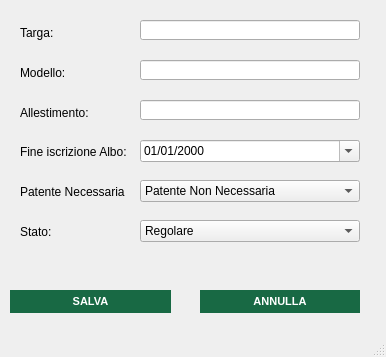
<?xml version="1.0" encoding="UTF-8"?>
<ui version="4.0">
 <class>modificamezzo_window</class>
 <widget class="QMainWindow" name="modificamezzo_window">
  <property name="geometry">
   <rect>
    <x>0</x>
    <y>0</y>
    <width>386</width>
    <height>357</height>
   </rect>
  </property>
  <property name="windowTitle">
   <string>Modifica Mezzo</string>
  </property>
  <property name="windowIcon">
   <iconset resource="xz.qrc">
    <normaloff>:/images/images/AnconAmbiente_Logo.png</normaloff>:/images/images/AnconAmbiente_Logo.png</iconset>
  </property>
  <widget class="QWidget" name="modificamezzo_widget">
   <widget class="QLabel" name="label_7">
    <property name="geometry">
     <rect>
      <x>20</x>
      <y>145</y>
      <width>120</width>
      <height>13</height>
     </rect>
    </property>
    <property name="text">
     <string>Fine iscrizione Albo:</string>
    </property>
   </widget>
   <widget class="QLabel" name="label_9">
    <property name="geometry">
     <rect>
      <x>20</x>
      <y>25</y>
      <width>47</width>
      <height>16</height>
     </rect>
    </property>
    <property name="text">
     <string>Targa:</string>
    </property>
   </widget>
   <widget class="QPushButton" name="annulla_button">
    <property name="geometry">
     <rect>
      <x>200</x>
      <y>290</y>
      <width>160</width>
      <height>23</height>
     </rect>
    </property>
    <property name="styleSheet">
     <string notr="true">QPushButton{
background-color:rgb(24, 105, 68);
color: white;
border-style: outset;
font:  bold 11px


}

QPushButton:hover{
background-color:rgb(170, 203, 108);
color: white;
border-style: outset;
font:  bold 11px
}</string>
    </property>
    <property name="text">
     <string>ANNULLA</string>
    </property>
   </widget>
   <widget class="QLineEdit" name="targa_field">
    <property name="geometry">
     <rect>
      <x>140</x>
      <y>20</y>
      <width>220</width>
      <height>20</height>
     </rect>
    </property>
   </widget>
   <widget class="QComboBox" name="patente_combo">
    <property name="geometry">
     <rect>
      <x>140</x>
      <y>180</y>
      <width>220</width>
      <height>22</height>
     </rect>
    </property>
    <item>
     <property name="text">
      <string>Patente Non Necessaria</string>
     </property>
    </item>
    <item>
     <property name="text">
      <string>A</string>
     </property>
    </item>
    <item>
     <property name="text">
      <string>B</string>
     </property>
    </item>
    <item>
     <property name="text">
      <string>C</string>
     </property>
    </item>
    <item>
     <property name="text">
      <string>D</string>
     </property>
    </item>
    <item>
     <property name="text">
      <string>E</string>
     </property>
    </item>
   </widget>
   <widget class="QLineEdit" name="modello_field">
    <property name="geometry">
     <rect>
      <x>140</x>
      <y>60</y>
      <width>220</width>
      <height>20</height>
     </rect>
    </property>
   </widget>
   <widget class="QLabel" name="label_10">
    <property name="geometry">
     <rect>
      <x>20</x>
      <y>65</y>
      <width>51</width>
      <height>16</height>
     </rect>
    </property>
    <property name="text">
     <string>Modello:</string>
    </property>
   </widget>
   <widget class="QLabel" name="label_8">
    <property name="geometry">
     <rect>
      <x>20</x>
      <y>105</y>
      <width>91</width>
      <height>16</height>
     </rect>
    </property>
    <property name="text">
     <string>Allestimento:</string>
    </property>
   </widget>
   <widget class="QDateEdit" name="iscrizione_datepicker">
    <property name="geometry">
     <rect>
      <x>140</x>
      <y>140</y>
      <width>220</width>
      <height>22</height>
     </rect>
    </property>
    <property name="displayFormat">
     <string>MM/dd/yyyy</string>
    </property>
    <property name="calendarPopup">
     <bool>true</bool>
    </property>
   </widget>
   <widget class="QPushButton" name="salva_button">
    <property name="geometry">
     <rect>
      <x>10</x>
      <y>290</y>
      <width>161</width>
      <height>23</height>
     </rect>
    </property>
    <property name="styleSheet">
     <string notr="true">QPushButton{
background-color:rgb(24, 105, 68);
color: white;
border-style: outset;
font:  bold 11px


}

QPushButton:hover{
background-color:rgb(170, 203, 108);
color: white;
border-style: outset;
font:  bold 11px
}</string>
    </property>
    <property name="text">
     <string>SALVA</string>
    </property>
   </widget>
   <widget class="QLineEdit" name="allestimento_field">
    <property name="geometry">
     <rect>
      <x>140</x>
      <y>100</y>
      <width>220</width>
      <height>20</height>
     </rect>
    </property>
   </widget>
   <widget class="QLabel" name="label_11">
    <property name="geometry">
     <rect>
      <x>20</x>
      <y>185</y>
      <width>120</width>
      <height>13</height>
     </rect>
    </property>
    <property name="text">
     <string>Patente Necessaria</string>
    </property>
   </widget>
   <widget class="QLabel" name="label">
    <property name="geometry">
     <rect>
      <x>20</x>
      <y>225</y>
      <width>47</width>
      <height>13</height>
     </rect>
    </property>
    <property name="text">
     <string>Stato:</string>
    </property>
   </widget>
   <widget class="QComboBox" name="stato_combo">
    <property name="geometry">
     <rect>
      <x>140</x>
      <y>220</y>
      <width>220</width>
      <height>22</height>
     </rect>
    </property>
    <item>
     <property name="text">
      <string>Regolare</string>
     </property>
    </item>
    <item>
     <property name="text">
      <string>Manutenzione</string>
     </property>
    </item>
   </widget>
   <widget class="QLabel" name="targa_error">
    <property name="geometry">
     <rect>
      <x>140</x>
      <y>0</y>
      <width>235</width>
      <height>17</height>
     </rect>
    </property>
    <property name="palette">
     <palette>
      <active>
       <colorrole role="WindowText">
        <brush brushstyle="SolidPattern">
         <color alpha="255">
          <red>255</red>
          <green>0</green>
          <blue>0</blue>
         </color>
        </brush>
       </colorrole>
       <colorrole role="Text">
        <brush brushstyle="SolidPattern">
         <color alpha="255">
          <red>255</red>
          <green>0</green>
          <blue>0</blue>
         </color>
        </brush>
       </colorrole>
       <colorrole role="PlaceholderText">
        <brush brushstyle="SolidPattern">
         <color alpha="128">
          <red>255</red>
          <green>0</green>
          <blue>0</blue>
         </color>
        </brush>
       </colorrole>
      </active>
      <inactive>
       <colorrole role="WindowText">
        <brush brushstyle="SolidPattern">
         <color alpha="255">
          <red>255</red>
          <green>0</green>
          <blue>0</blue>
         </color>
        </brush>
       </colorrole>
       <colorrole role="Text">
        <brush brushstyle="SolidPattern">
         <color alpha="255">
          <red>255</red>
          <green>0</green>
          <blue>0</blue>
         </color>
        </brush>
       </colorrole>
       <colorrole role="PlaceholderText">
        <brush brushstyle="SolidPattern">
         <color alpha="128">
          <red>255</red>
          <green>0</green>
          <blue>0</blue>
         </color>
        </brush>
       </colorrole>
      </inactive>
      <disabled>
       <colorrole role="WindowText">
        <brush brushstyle="SolidPattern">
         <color alpha="255">
          <red>190</red>
          <green>190</green>
          <blue>190</blue>
         </color>
        </brush>
       </colorrole>
       <colorrole role="Text">
        <brush brushstyle="SolidPattern">
         <color alpha="255">
          <red>190</red>
          <green>190</green>
          <blue>190</blue>
         </color>
        </brush>
       </colorrole>
       <colorrole role="PlaceholderText">
        <brush brushstyle="SolidPattern">
         <color alpha="128">
          <red>0</red>
          <green>0</green>
          <blue>0</blue>
         </color>
        </brush>
       </colorrole>
      </disabled>
     </palette>
    </property>
    <property name="text">
     <string/>
    </property>
   </widget>
   <widget class="QLabel" name="modello_error">
    <property name="geometry">
     <rect>
      <x>140</x>
      <y>40</y>
      <width>235</width>
      <height>17</height>
     </rect>
    </property>
    <property name="palette">
     <palette>
      <active>
       <colorrole role="WindowText">
        <brush brushstyle="SolidPattern">
         <color alpha="255">
          <red>255</red>
          <green>0</green>
          <blue>0</blue>
         </color>
        </brush>
       </colorrole>
       <colorrole role="Text">
        <brush brushstyle="SolidPattern">
         <color alpha="255">
          <red>255</red>
          <green>0</green>
          <blue>0</blue>
         </color>
        </brush>
       </colorrole>
       <colorrole role="PlaceholderText">
        <brush brushstyle="SolidPattern">
         <color alpha="128">
          <red>255</red>
          <green>0</green>
          <blue>0</blue>
         </color>
        </brush>
       </colorrole>
      </active>
      <inactive>
       <colorrole role="WindowText">
        <brush brushstyle="SolidPattern">
         <color alpha="255">
          <red>255</red>
          <green>0</green>
          <blue>0</blue>
         </color>
        </brush>
       </colorrole>
       <colorrole role="Text">
        <brush brushstyle="SolidPattern">
         <color alpha="255">
          <red>255</red>
          <green>0</green>
          <blue>0</blue>
         </color>
        </brush>
       </colorrole>
       <colorrole role="PlaceholderText">
        <brush brushstyle="SolidPattern">
         <color alpha="128">
          <red>255</red>
          <green>0</green>
          <blue>0</blue>
         </color>
        </brush>
       </colorrole>
      </inactive>
      <disabled>
       <colorrole role="WindowText">
        <brush brushstyle="SolidPattern">
         <color alpha="255">
          <red>190</red>
          <green>190</green>
          <blue>190</blue>
         </color>
        </brush>
       </colorrole>
       <colorrole role="Text">
        <brush brushstyle="SolidPattern">
         <color alpha="255">
          <red>190</red>
          <green>190</green>
          <blue>190</blue>
         </color>
        </brush>
       </colorrole>
       <colorrole role="PlaceholderText">
        <brush brushstyle="SolidPattern">
         <color alpha="128">
          <red>0</red>
          <green>0</green>
          <blue>0</blue>
         </color>
        </brush>
       </colorrole>
      </disabled>
     </palette>
    </property>
    <property name="text">
     <string/>
    </property>
   </widget>
   <widget class="QLabel" name="allestimento_error">
    <property name="geometry">
     <rect>
      <x>140</x>
      <y>80</y>
      <width>235</width>
      <height>17</height>
     </rect>
    </property>
    <property name="palette">
     <palette>
      <active>
       <colorrole role="WindowText">
        <brush brushstyle="SolidPattern">
         <color alpha="255">
          <red>255</red>
          <green>0</green>
          <blue>0</blue>
         </color>
        </brush>
       </colorrole>
       <colorrole role="Text">
        <brush brushstyle="SolidPattern">
         <color alpha="255">
          <red>255</red>
          <green>0</green>
          <blue>0</blue>
         </color>
        </brush>
       </colorrole>
       <colorrole role="PlaceholderText">
        <brush brushstyle="SolidPattern">
         <color alpha="128">
          <red>255</red>
          <green>0</green>
          <blue>0</blue>
         </color>
        </brush>
       </colorrole>
      </active>
      <inactive>
       <colorrole role="WindowText">
        <brush brushstyle="SolidPattern">
         <color alpha="255">
          <red>255</red>
          <green>0</green>
          <blue>0</blue>
         </color>
        </brush>
       </colorrole>
       <colorrole role="Text">
        <brush brushstyle="SolidPattern">
         <color alpha="255">
          <red>255</red>
          <green>0</green>
          <blue>0</blue>
         </color>
        </brush>
       </colorrole>
       <colorrole role="PlaceholderText">
        <brush brushstyle="SolidPattern">
         <color alpha="128">
          <red>255</red>
          <green>0</green>
          <blue>0</blue>
         </color>
        </brush>
       </colorrole>
      </inactive>
      <disabled>
       <colorrole role="WindowText">
        <brush brushstyle="SolidPattern">
         <color alpha="255">
          <red>190</red>
          <green>190</green>
          <blue>190</blue>
         </color>
        </brush>
       </colorrole>
       <colorrole role="Text">
        <brush brushstyle="SolidPattern">
         <color alpha="255">
          <red>190</red>
          <green>190</green>
          <blue>190</blue>
         </color>
        </brush>
       </colorrole>
       <colorrole role="PlaceholderText">
        <brush brushstyle="SolidPattern">
         <color alpha="128">
          <red>0</red>
          <green>0</green>
          <blue>0</blue>
         </color>
        </brush>
       </colorrole>
      </disabled>
     </palette>
    </property>
    <property name="text">
     <string/>
    </property>
   </widget>
  </widget>
  <widget class="QStatusBar" name="statusbar"/>
 </widget>
 <resources>
  <include location="xz.qrc"/>
 </resources>
 <connections/>
</ui>
